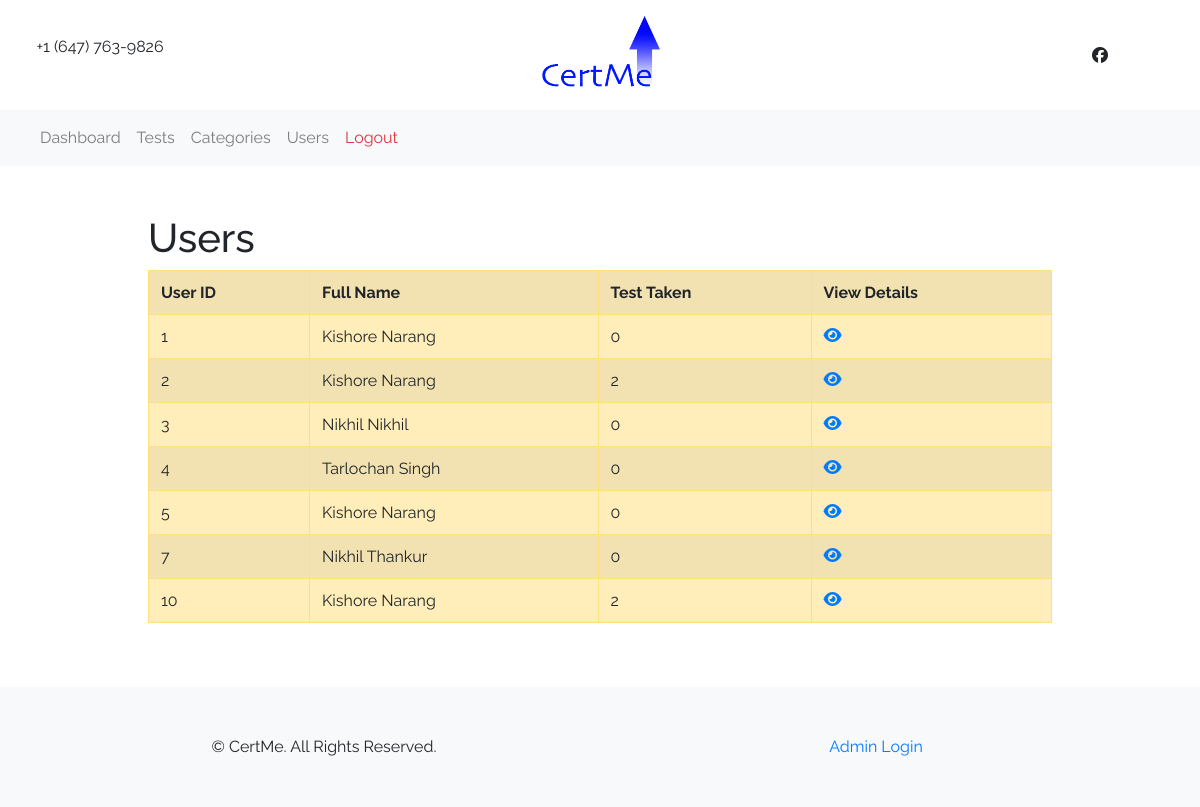
The app's page /?action=all-users (signed in) with its own data.
### tables this page shows
CREATE TABLE `customer` (
  `customer_id` int(6) NOT NULL,
  `first_name` varchar(20) NOT NULL,
  `last_name` varchar(20) NOT NULL,
  `email` varchar(50) NOT NULL,
  `password` varchar(20) NOT NULL
);

### model/database.php (called while the page is built, shortened)
<?php
    $servername = "localhost";
    $username = "root";
    $password = "";
    $conn = null;
    try
    {
        $conn = new PDO("mysql:host=$servername;dbname=certme", $username, $password);
        $conn->setAttribute(PDO::ATTR_ERRMODE, PDO::ERRMODE_EXCEPTION);
    }
    catch(PDOException $e)
    {
        header("Location: .?action=404&message=nodb");
    }
    class Customer
    {
        static function allRows()
        {
            global $conn;
            $query = "SELECT * FROM customer";
            $statement = $conn->prepare($query);
            $statement->execute();
            $statement->setFetchMode(PDO::FETCH_ASSOC);
            $result = $statement->fetchAll();
            return $result;
        }
    }
?>

### view/admin/all-users.php (the view, shortened to what this page needs)
<div class="container-fluid">
    <div class="row">
        <div class="col-md-1"></div>
        <div class="col-md-10 p-5">
            <h1>Users</h1>
            <?php
                include("model/database.php");
                if(count(Customer::allRows()) == 0)
                {
                    echo("No Users Signed Up Yet");
                }
                else
                {
            ?>
            <table class="table table-warning table-hovered table-striped table-bordered">
                <tr>
                    <th>User ID</th>
                    <th>Full Name</th>
                    <th>Test Taken</th>
                    <th>View Details</th>
                </tr>
            <?php
                foreach(Customer::allRows() as $row)
                {
            ?>
            <tr>
                    <td><?php echo($row["customer_id"]); ?></td>
                    <td><?php echo($row["first_name"]); ?>  <?php echo($row["last_name"]); ?></td>
                    <?php
                    $id = $row["customer_id"];
            $query = "SELECT * FROM register_test where status = 0 and customer_id = $id";
            $stmt = $conn->prepare($query);
                $stmt->execute();
                $res = $stmt->fetchAll();
            ?>
                    <td><?php echo(count($res));?></td>
                    <td><a href=".?action=view-customer&customer-id=<?php echo($row['customer_id']); ?>"><i class="fas fa-eye"></i></a></td>
            </tr>
            <?php
                }
            ?>
            </table>
            <?php
                }
            ?>
        </div>
        <div class="col-md-1"></div>
    </div>
</div>

### view/header.php (shortened to what this page needs)
<html>
    <head>
        <link rel="stylesheet" href="https://stackpath.bootstrapcdn.com/bootstrap/4.3.1/css/bootstrap.min.css">
        <link rel="stylesheet" href="/certme/static/css/main.css"/>
    </head>
    <body>
        <header id="header">
            <div class="container-fluid">
            <div class="row ">
                <div class="col-md-2 info p-3" >
                    <p class="">+1 (647) 763-9826</p>
                </div>
                <div class="col-md-8 main-logo p-3">
                    <img src="/certme/static/imgs/logo.png" width="120px"/>
                </div>
                <div class="col-md-2 social p-3">
                    <span class="social-icon">
                        <i class="fab fa-facebook"></i>
                    </span>
                </div>
            </div>
            </div>
            <?php
                if(isset($_SESSION["login"]))
                {
                    ?>
                      <nav class="navbar navbar-expand-lg navbar-light bg-light">
            <a class="navbar-brand" href="#"></a>
            <button class="navbar-toggler" type="button" data-toggle="collapse" data-target="#navbarSupportedContent" aria-controls="navbarSupportedContent" aria-expanded="false" aria-label="Toggle navigation">
                <span class="navbar-toggler-icon"></span>
            </button>
            <div class="collapse navbar-collapse" id="navbarSupportedContent">
                <ul class="navbar-nav mr-auto">
                <li class="nav-item">
                    <a class="nav-link" href=".?action=dashboard">Dashboard <span class="sr-only">(current)</span></a>
                </li>
                <li class="nav-item">
                    <a class="nav-link" href=".?action=register-for-test">Register For Test</a>
                </li>
                <li class="nav-item">
                    <a class="nav-link" href=".?action=profile">Profile</a>
                </li>
                <li class="nav-item">
                    <a class="nav-link text-danger" href="controller/logout.php" >Logout</a>
                </li>
                </ul>
            </div>
            </nav>
                    <?php
                }
                else if(isset($_SESSION["admin"]))
                {
                    ?>
                    <nav class="navbar navbar-expand-lg navbar-light bg-light">
            <div class="collapse navbar-collapse" id="navbarSupportedContent">
                <ul class="navbar-nav mr-auto">
                <li class="nav-item">
                    <a class="nav-link" href="/certme/?action=admin-dashboard">Dashboard <span class="sr-only">(current)</span></a>
                </li>
                <li class="nav-item">
                    <a class="nav-link" href="/certme/?action=all-tests">Tests</a>
                </li>
                <li class="nav-item">
                    <a class="nav-link" href="/certme/?action=all-categories">Categories</a>
                </li>
                <li class="nav-item">
                    <a class="nav-link" href=".?action=all-users" >Users</a>
                </li>
                <li class="nav-item">
                    <a class="nav-link text-danger" href="controller/admin/admin-logout.php" >Logout</a>
                </li>
                </ul>
            </div>
            </nav>
                    <?php
                }
            ?>
        </header>

### index.php (shortened to what this page needs)
<?php include("view/header.php");?>
<?php
    if(isset($_GET["action"]))
    {
        $action = $_GET["action"];
        if($action == "get-access" )
        {
            if(isset($_SESSION["login"]))
            {
                header("Location: .?action=dashboard");
            }
            include("view/get-access.php");
        }
        else if($action=="dashboard" )
        {
            if(!isset($_SESSION["login"]))
            {
                header("Location: .?action=get-access");
            }
            include("view/dashboard.php");
        }
        else if($action=="register-for-test")
        {
            if(!isset($_SESSION["login"]))
            {
                header("Location: .?action=get-access");
            }
            include("view/register-for-test.php");
        }
        else if($action=="profile")
        {
            if(!isset($_SESSION["login"]))
            {
                header("Location: .?action=get-access");
            }
            include("view/profile.php");
        }
        else if($action == "admin-dashboard" )
        {
            if(!isset($_SESSION["admin"]))
            {
                header("Location: .?action=admin");
            }
            include("view/admin/admin-dashboard.php");
        }
        else if($action == "all-tests")
        {
            if(!isset($_SESSION["admin"]))
            {
                header("Location: .?action=admin");
            }
            include("view/admin/all-tests.php");
        }
        else if($action == "all-categories")
        {
            if(!isset($_SESSION["admin"]))
            {
                header("Location: .?action=admin");
            }
            include("view/admin/all-categories.php");
        }
        else if($action == "view-test")
        {
            if(!isset($_SESSION["admin"]))
            {
                header("Location: .?action=admin");
            }
            include("view/admin/view-test.php");
        }
        else if($action == "all-users")
        {
            include("view/admin/all-users.php");
        }
    }
    else
    {
        include("view/home.php");
    }
?>
<?php include("view/footer.php");?>

### view/footer.php
   <footer>
        <div class="container-fluid">
        <div class="row  bg-light p-5">
            <div class="col-md-6 text-center">
                &copy; CertMe. All Rights Reserved.
            </div>
            <div class="col-md-6 text-center">
                <a href="./?action=admin">Admin Login</a>
            </div>
        </div>
        </div>
   </footer>
   </body>
</html>

### static/css/main.css (style rules this page uses)
.info { display: flex; justify-content: center; align-items: center; }
.social { display: flex; justify-content: center; align-items: center; }
.social-icon { display: flex; justify-content: center; align-items: center; }
.main-logo { display: flex; justify-content: center; align-items: center; }
body { font-family: 'Raleway', sans-serif; }

### records on screen
customer: customer_id "1", first_name "Kishore", last_name "Narang", count($res) "0"
customer: customer_id "2", first_name "Kishore", last_name "Narang", count($res) "2"
customer: customer_id "3", first_name "Nikhil", last_name "Nikhil", count($res) "0"
customer: customer_id "4", first_name "Tarlochan", last_name "Singh", count($res) "0"
customer: customer_id "5", first_name "Kishore", last_name "Narang", count($res) "0"
customer: customer_id "7", first_name "Nikhil", last_name "Thankur", count($res) "0"
customer: customer_id "10", first_name "Kishore", last_name "Narang", count($res) "2"
